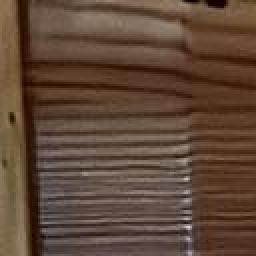
#> input picture Klasyfikacja i klasteryzacja danych/TextureSamples/Door1/drzwi.png_0_0.png, 128 x 128 px (shown 2 times larger); its folder holds only this picture in this run
$ python KIKD_punkt3.py   (older library calls are emulated)
#> lines starting #> are read from the running program, lines starting #| are printed output that depends on the picture
import os
import numpy as np
from skimage import io, color, feature


def calculate_features(texture, distance, angles):
    # utworzenie macierzy zdarzeń
    glcm = feature.graycomatrix(texture, distances=[distance], angles=angles, levels=64, symmetric=True, normed=True)

    # wyznaczenie cech
    dissimilarity = feature.graycoprops(glcm, 'dissimilarity')[0, 0]
    correlation = feature.graycoprops(glcm, 'correlation')[0, 0]
    contrast = feature.graycoprops(glcm, 'contrast')[0, 0]
    energy = feature.graycoprops(glcm, 'energy')[0, 0]
    homogeneity = feature.graycoprops(glcm, 'homogeneity')[0, 0]
    asm = feature.graycoprops(glcm, 'ASM')[0, 0]

    return [dissimilarity, correlation, contrast, energy, homogeneity, asm]


# ścieżki do katalogów z teksturami
input_paths = ["TextureSamples/Door1", "TextureSamples/Wall1", "TextureSamples/Floor1"]

# ścieżka do pliku wynikowego
output_file = "vektors.csv"

# lista cech
features_names = ["dissimilarity", "correlation", "contrast", "energy", "homogeneity", "asm"]

# lista odległości i kierunków
distances = [1, 3, 5]
angles = [0, 45, 90, 135]

with open(output_file, "w") as f:
    header = "texture_name,"
    for distance in distances:
        for angle in angles:
            header += f"{distance}_{angle}_"
            header += ",".join(features_names)
            header += ","
    header = header[:-1] + "\n"

    f.write(header)

    for i, input_path in enumerate(input_paths):

        for filename in os.listdir(input_path):

            texture = color.rgb2gray(io.imread(os.path.join(input_path, filename)))
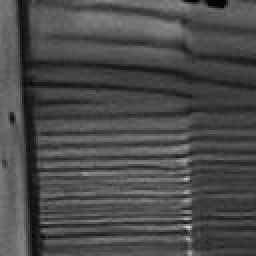
#> texture: shape (128, 128) float64 (shown 2 times larger); min 0.0133, max 0.825, mean 0.295

            texture = np.uint8(texture * 63)
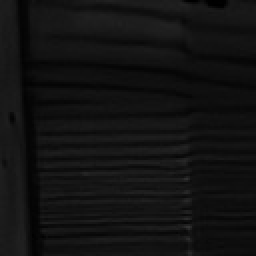
#> texture: shape (128, 128) (shown 2 times larger); min 0, max 51, mean 18.1

            features = []
            for distance in distances:
                for angle in angles:
                    angle_features = calculate_features(texture, distance, [angle, -angle])
                    features += angle_features
#> this loop made 3 passes
#> after the loop, features = 72 values, max 46.32 at index 56, min 0.00255 at index 59, mean 4.96
#> (the run stopped early here; a loop or call above may not have finished)
